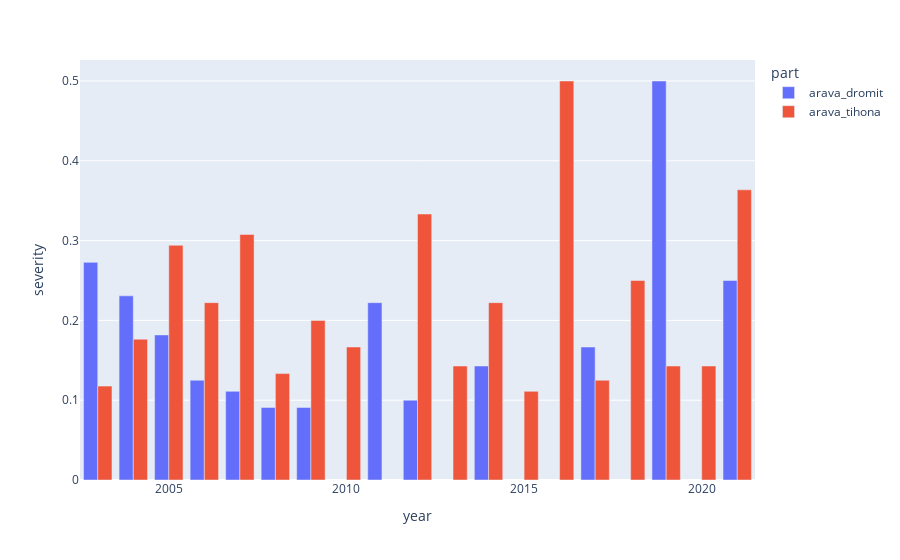

Notebook cell for this chart:
### Code cell
(
    df.groupby(['year', 'part']).accident_severity.value_counts(normalize=True).reset_index(name='severity')
    >> filter(_.accident_severity=='קטלנית')
    >> pipe(lambda x: px.bar(x, x='year', y='severity', color='part', barmode='group'))
)

### Figure 1 — Plotly figure (JSON) as saved in the notebook; plotly's stock layout.template omitted (floating-point values rounded to 4 significant figures)
{"data": [{"alignmentgroup": "True", "hovertemplate": "part=arava_dromit<br>year=%{x}<br>severity=%{y}<extra></extra>", "legendgroup": "arava_dromit", "marker": {"color": "#636efa"}, "name": "arava_dromit", "offsetgroup": "arava_dromit", "orientation": "v", "showlegend": true, "textposition": "auto", "type": "bar", "x": [2003, 2004, 2005, 2006, 2007, 2008, 2009, 2011, 2012, 2014, 2017, 2019, 2021], "xaxis": "x", "y": [0.2727, 0.2308, 0.1818, 0.125, 0.1111, 0.09091, 0.09091, 0.2222, 0.1, 0.1429, 0.1667, 0.5, 0.25], "yaxis": "y"}, {"alignmentgroup": "True", "hovertemplate": "part=arava_tihona<br>year=%{x}<br>severity=%{y}<extra></extra>", "legendgroup": "arava_tihona", "marker": {"color": "#EF553B"}, "name": "arava_tihona", "offsetgroup": "arava_tihona", "orientation": "v", "showlegend": true, "textposition": "auto", "type": "bar", "x": [2003, 2004, 2005, 2006, 2007, 2008, 2009, 2010, 2012, 2013, 2014, 2015, 2016, 2017, 2018, 2019, 2020, 2021], "xaxis": "x", "y": [0.1176, 0.1765, 0.2941, 0.2222, 0.3077, 0.1333, 0.2, 0.1667, 0.3333, 0.1429, 0.2222, 0.1111, 0.5, 0.125, 0.25, 0.1429, 0.1429, 0.3636], "yaxis": "y"}], "layout": {"barmode": "group", "legend": {"title": {"text": "part"}, "tracegroupgap": 0}, "margin": {"t": 60}, "xaxis": {"anchor": "y", "domain": [0, 1], "title": {"text": "year"}}, "yaxis": {"anchor": "x", "domain": [0, 1], "title": {"text": "severity"}}}}
